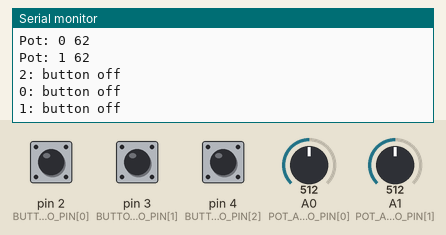
The sketch below on a simulated Teensy 4. On the bench: the last lines printed to the serial monitor. The inputs (shaded band) are chosen by the test bench; at power-on: pin 2 (BUTTON_ARDUINO_PIN[0]) HIGH, A0 (POT_ARDUINO_PIN[0]) = 512, A1 (POT_ARDUINO_PIN[1]) = 512, pin 3 (BUTTON_ARDUINO_PIN[1]) HIGH, pin 4 (BUTTON_ARDUINO_PIN[2]) HIGH.

Above: at 1.2 s.
1.3 s: pin 2 (BUTTON_ARDUINO_PIN[0]) pulled LOW for 0.15 s
At 1.43 s:
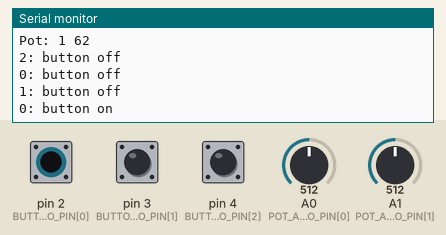
2.9 s: A0 (POT_ARDUINO_PIN[0]) set to 716
At 3.8 s:
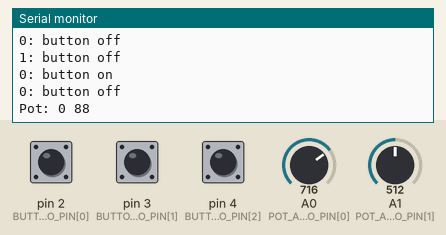
4.4 s: A1 (POT_ARDUINO_PIN[1]) set to 716
At 4.9 s:
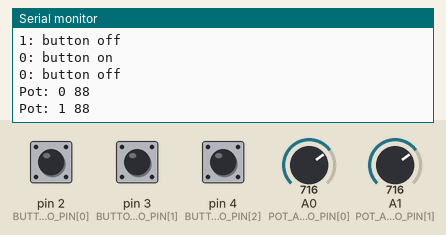
5.9 s: pin 3 (BUTTON_ARDUINO_PIN[1]) pulled LOW for 0.15 s
At 6.8 s:
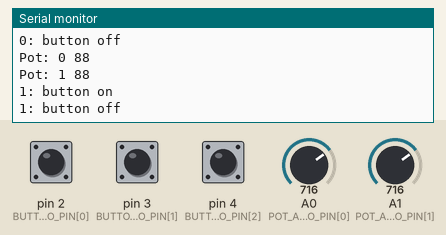
7.5 s: pin 4 (BUTTON_ARDUINO_PIN[2]) pulled LOW for 0.15 s
At 8.0 s:
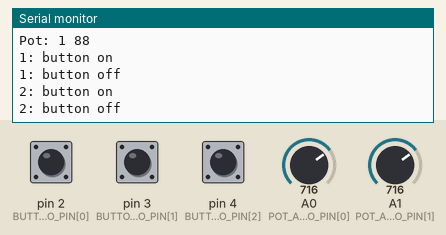
9.1 s: A0 (POT_ARDUINO_PIN[0]) set to 900
At 9.7 s:
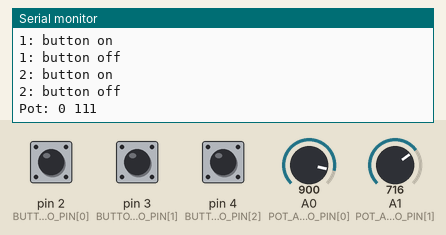
Timing chart, 0 to 11.6 s (numbered marks = the images above; inputs shaded):
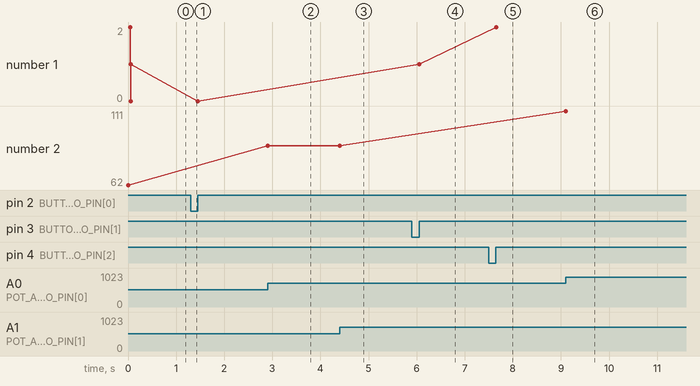

Measured:
- after the input at 1.3 s, the serial monitor: prints a new line at once (image 1)
- after the input at 2.9 s, the serial monitor: prints a new line at once (image 2)
- after the input at 4.4 s, the serial monitor: prints a new line at once (image 3)
- after the input at 5.9 s, the serial monitor: prints a new line at once (image 4)
- after the input at 7.5 s, the serial monitor: prints a new line at once (image 5)
- after the input at 9.1 s, the serial monitor: prints a new line at once (image 6)
- plotted number 1: 1 → 2 after the input at 7.5 s
- plotted number 2: 62 → 88 after the input at 2.9 s, 88 → 111 after the input at 9.1 s

The sketch:

dj_midi_controller.ino
```cpp
#define DEBUG 1  // put here the uC you are using, like in the lines above followed by "1", like "ATMEGA328 1", "DEBUG 1", etc.

#define USING_BUTTONS 1  // comment if not using buttons

#define USING_POTENTIOMETERS 1  // comment if not using potentiometers

/////////////////////////////////////////////
// LIBRARIES
// -- Defines the MIDI library -- //

// if using with ATmega328 - Uno, Mega, Nano...
#ifdef ATMEGA328
#include <MIDI.h>  // by Francois Best
//MIDI_CREATE_DEFAULT_INSTANCE();

// if using with ATmega32U4 - Micro, Pro Micro, Leonardo...
#elif ATMEGA32U4
#include "MIDIUSB.h"

#endif

#ifdef USING_POTENTIOMETERS
// incluir a biblioteca ResponsiveAnalogRead
#include <ResponsiveAnalogRead.h>  // [https://github.com/dxinteractive/ResponsiveAnalogRead](https://github.com/dxinteractive/ResponsiveAnalogRead)

#endif
// ---- //

/////////////////////////////////////////////
// BUTTONS
#ifdef USING_BUTTONS

const int N_BUTTONS = 3;                                //  total numbers of buttons
const int BUTTON_ARDUINO_PIN[3] = {2, 3, 4};  // pins of each button connected straight to the Arduino

int buttonCState[N_BUTTONS] = {};  // stores the button current value
int buttonPState[N_BUTTONS] = {};  // stores the button previous value

//#define pin13 1 // uncomment if you are using pin 13 (pin with led), or comment the line if not using
byte pin13index = 12;  // put the index of the pin 13 of the buttonPin[] array if you are using, if not, comment

// debounce
unsigned long lastDebounceTime[N_BUTTONS] = { 0 };  // the last time the output pin was toggled
unsigned long debounceDelay = 50;                   // the debounce time; increase if the output flickers

#endif

/////////////////////////////////////////////
// POTENTIOMETERS
#ifdef USING_POTENTIOMETERS

const int N_POTS = 2;                            // total numbers of pots (slide & rotary)
const int POT_ARDUINO_PIN[2] = {A0, A1};  // pins of each pot connected straight to the Arduino

int potCState[N_POTS] = { 0 };  // Current state of the pot
int potPState[N_POTS] = { 0 };  // Previous state of the pot
int potVar = 0;                 // Difference between the current and previous state of the pot

int midiCState[N_POTS] = { 0 };  // Current state of the midi value
int midiPState[N_POTS] = { 0 };  // Previous state of the midi value

const int TIMEOUT = 300;              // Amount of time the potentiometer will be read after it exceeds the varThreshold
const int varThreshold = 20;          // Threshold for the potentiometer signal variation
boolean potMoving = true;             // If the potentiometer is moving
unsigned long PTime[N_POTS] = { 0 };  // Previously stored time
unsigned long timer[N_POTS] = { 0 };  // Stores the time that has elapsed since the timer was reset

int reading = 0;
// Responsive Analog Read
float snapMultiplier = 0.01;                      // (0.0 - 1.0) - Increase for faster, but less smooth reading
ResponsiveAnalogRead responsivePot[N_POTS] = {};  // creates an array for the responsive pots. It gets filled in the Setup.

int potMin = 10;
int potMax = 1023;

#endif

/////////////////////////////////////////////
// MIDI
byte midiCh = 0;  // MIDI channel to be used - start with 1 for MIDI.h lib or 0 for MIDIUSB lib
byte note = 36;   // Lowest note to be used
byte cc = 1;      // Lowest MIDI CC to be used


/////////////////////////////////////////////
// SETUP
void setup() {

  // Baud Rate
  // use if using with ATmega328 (uno, mega, nano...)
  // 31250 for MIDI class compliant | 115200 for Hairless MIDI
  Serial.begin(115200);  //

#ifdef DEBUG
  Serial.println("Debug mode");
  Serial.println();
#endif

#ifdef USING_BUTTONS
  // Buttons
  // Initialize buttons with pull up resistors
  for (int i = 0; i < N_BUTTONS; i++) {
    pinMode(BUTTON_ARDUINO_PIN[i], INPUT_PULLUP);
  }

#ifdef pin13  // initialize pin 13 as an input
  pinMode(BUTTON_ARDUINO_PIN[pin13index], INPUT);
#endif

#endif

#ifdef USING_POTENTIOMETERS
  for (int i = 0; i < N_POTS; i++) {
    responsivePot[i] = ResponsiveAnalogRead(0, true, snapMultiplier);
    responsivePot[i].setAnalogResolution(1023);  // sets the resolution
  }
#endif
}

/////////////////////////////////////////////
// LOOP
void loop() {

#ifdef USING_BUTTONS
  buttons();
#endif

#ifdef USING_POTENTIOMETERS
  potentiometers();
#endif
}

/////////////////////////////////////////////
// BUTTONS
#ifdef USING_BUTTONS

void buttons() {

  for (int i = 0; i < N_BUTTONS; i++) {

    buttonCState[i] = digitalRead(BUTTON_ARDUINO_PIN[i]);  // read pins from arduino

#ifdef pin13
    if (i == pin13index) {
      buttonCState[i] = !buttonCState[i];  // inverts the pin 13 because it has a pull down resistor instead of a pull up
    }
#endif

    if ((millis() - lastDebounceTime[i]) > debounceDelay) {

      if (buttonPState[i] != buttonCState[i]) {
        lastDebounceTime[i] = millis();

        if (buttonCState[i] == LOW) {

          // Sends the MIDI note ON accordingly to the chosen board
#ifdef ATMEGA328
          // use if using with ATmega328 (uno, mega, nano...)
          MIDI.sendNoteOn(note + i, 127, midiCh);  // note, velocity, channel

#elif ATMEGA32U4
          // use if using with ATmega32U4 (micro, pro micro, leonardo...)
          noteOn(midiCh, note + i, 127);  // channel, note, velocity
          MidiUSB.flush();

#elif TEENSY
          //do usbMIDI.sendNoteOn if using with Teensy
          usbMIDI.sendNoteOn(note + i, 127, midiCh);  // note, velocity, channel

#elif DEBUG
          Serial.print(i);
          Serial.println(": button on");
#endif

        } else {

          // Sends the MIDI note OFF accordingly to the chosen board
#ifdef ATMEGA328
          // use if using with ATmega328 (uno, mega, nano...)
          MIDI.sendNoteOn(note + i, 0, midiCh);  // note, velocity, channel

#elif ATMEGA32U4
          // use if using with ATmega32U4 (micro, pro micro, leonardo...)
          noteOn(midiCh, note + i, 0);  // channel, note, velocity
          MidiUSB.flush();

#elif TEENSY
          //do usbMIDI.sendNoteOn if using with Teensy
          usbMIDI.sendNoteOn(note + i, 0, midiCh);  // note, velocity, channel

#elif DEBUG
          Serial.print(i);
          Serial.println(": button off");
#endif
        }
        buttonPState[i] = buttonCState[i];
      }
    }
  }
}

#endif

/////////////////////////////////////////////
// POTENTIOMETERS
#ifdef USING_POTENTIOMETERS

void potentiometers() {


  for (int i = 0; i < N_POTS; i++) {  // Loops through all the potentiometers

    reading = analogRead(POT_ARDUINO_PIN[i]);
    responsivePot[i].update(reading);
    potCState[i] = responsivePot[i].getValue();

    potCState[i] = analogRead(POT_ARDUINO_PIN[i]);  // reads the pins from arduino

    midiCState[i] = map(potCState[i], potMin, potMax, 0, 127);  // Maps the reading of the potCState to a value usable in midi
    //midiCState[i] = map(potCState[i], 0, 4096, 0, 127);  // Maps the reading of the potCState to a value usable in midi - use for ESP32

    if (midiCState[i] < 0) {
      midiCState[i] = 0;
    }
    if (midiCState[i] > 127) {
      midiCState[i] = 0;
    }

    potVar = abs(potCState[i] - potPState[i]);  // Calculates the absolute value between the difference between the current and previous state of the pot
    //Serial.println(potVar);

    if (potVar > varThreshold) {  // Opens the gate if the potentiometer variation is greater than the threshold
      PTime[i] = millis();        // Stores the previous time
    }

    timer[i] = millis() - PTime[i];  // Resets the timer 11000 - 11000 = 0ms

    if (timer[i] < TIMEOUT) {  // If the timer is less than the maximum allowed time it means that the potentiometer is still moving
      potMoving = true;
    } else {
      potMoving = false;
    }

    if (potMoving == true) {  // If the potentiometer is still moving, send the change control
      if (midiPState[i] != midiCState[i]) {

        // Sends the MIDI CC accordingly to the chosen board
#ifdef ATMEGA328
        // use if using with ATmega328 (uno, mega, nano...)
        MIDI.sendControlChange(cc + i, midiCState[i], midiCh);  // cc number, cc value, midi channel

#elif ATMEGA32U4
        //use if using with ATmega32U4 (micro, pro micro, leonardo...)
        controlChange(midiCh, cc + i, midiCState[i]);  //  (channel, CC number,  CC value)
        MidiUSB.flush();

#elif TEENSY
        //do usbMIDI.sendControlChange if using with Teensy
        usbMIDI.sendControlChange(cc + i, midiCState[i], midiCh);  // cc number, cc value, midi channel

#elif DEBUG
        Serial.print("Pot: ");
        Serial.print(i);
        Serial.print(" ");
        Serial.println(midiCState[i]);
//Serial.print("  ");
#endif

        potPState[i] = potCState[i];  // Stores the current reading of the potentiometer to compare with the next
        midiPState[i] = midiCState[i];
      }
    }
  }
}

#endif

/////////////////////////////////////////////
// if using with ATmega32U4 (micro, pro micro, leonardo...)
#ifdef ATMEGA32U4

// Arduino (pro)micro midi functions MIDIUSB Library
void noteOn(byte channel, byte pitch, byte velocity) {
  midiEventPacket_t noteOn = { 0x09, 0x90 | channel, pitch, velocity };
  MidiUSB.sendMIDI(noteOn);
}

void noteOff(byte channel, byte pitch, byte velocity) {
  midiEventPacket_t noteOff = { 0x08, 0x80 | channel, pitch, velocity };
  MidiUSB.sendMIDI(noteOff);
}

void controlChange(byte channel, byte control, byte value) {
  midiEventPacket_t event = { 0x0B, 0xB0 | channel, control, value };
  MidiUSB.sendMIDI(event);
}
#endif
```
